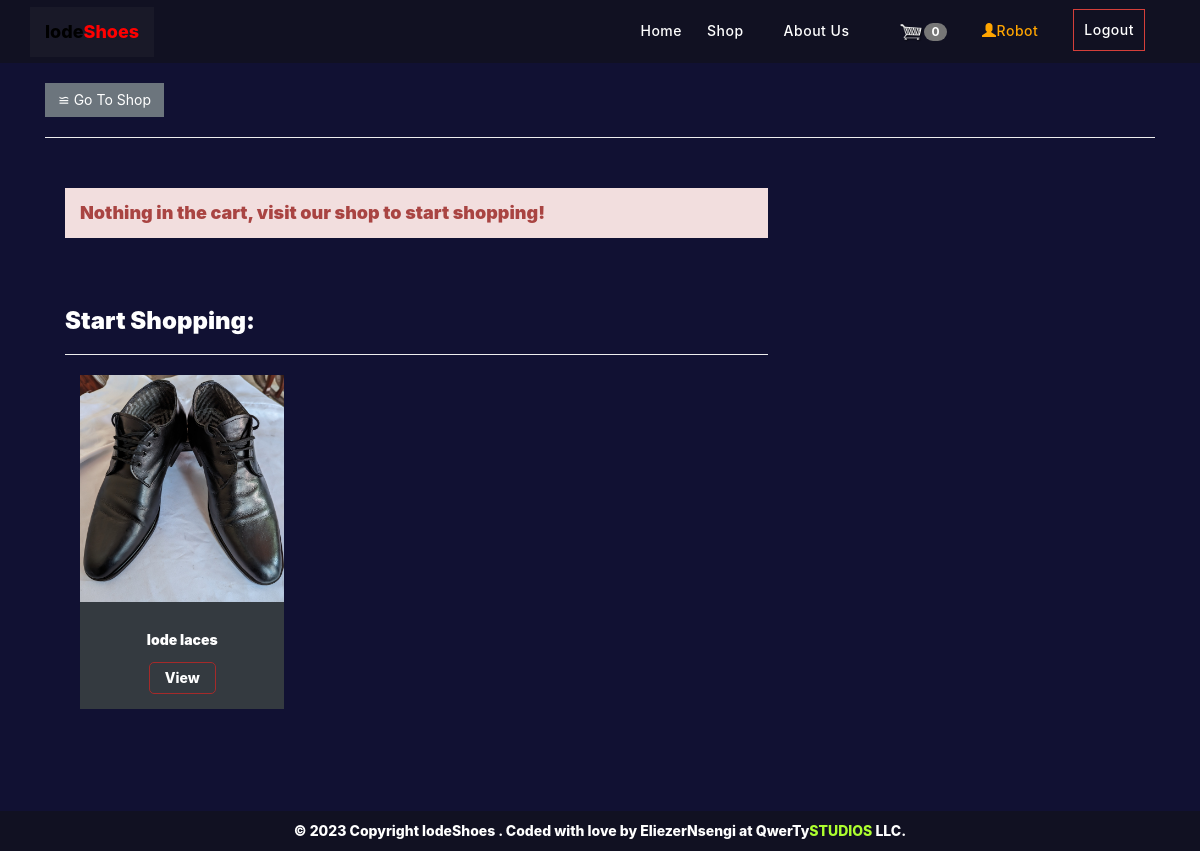
The app's page /checkout (signed in) with its own data.
### MainApp/models.py (models this page shows, shortened)
class Product(models.Model):
    name = models.CharField(max_length=100)
    price = models.IntegerField(default=0)
    qty = models.IntegerField(default=1)
    category = models.ForeignKey(Category, on_delete=models.DO_NOTHING)
    image = models.ImageField(upload_to="products")
    image2 = models.ImageField(upload_to="products", blank=True, null=True)
    image3 = models.ImageField(upload_to="products", blank=True, null=True)
    image4 = models.ImageField(upload_to="products", blank=True, null=True)
    reviews = models.IntegerField(default=0)

### MainApp/views.py (the view)
# urls.py: path("checkout", checkout, name="checkout"),
def checkout(request):
    products = Product.objects.all()[:3]
    client = Client.objects.filter(username=request.user).first()
    carts = Cart.objects.filter(client=client).all()
    cart = Cart.objects.filter(client=client).count()
    total = Cart.objects.filter(client=client).aggregate(Sum("amount"))
    context = {
        "carts": carts,
        "client": client,
        "products": products,
        "cart": cart,
        "title": "checkout | lodeShoes",
        "total": total,
    }
    return render(request, "checkout.html", context)

### MainApp/templates/checkout.html (shortened to what this page needs)
{%extends 'base.html'%}
{%load static %}
{%block content%}
{%include 'header.html'%}
<div class="container">
    <a href='/products' class="btn btn-secondary">&backcong; Go To Shop</a>
  </div>
<div class="container">
    <hr>
    <div class="container-fluid text-center">
        <div class="row content">
            <div class="col-sm-8 text-left">
                {%if not carts %}
                <h4 class="alert-danger" style="padding: 15px;">Nothing in the cart, visit our shop to start shopping!</h4>
                <br>
                <br>
                <h3>Start Shopping:</h3>
                <hr>
                {%for product in products%}
 <div class="col-sm-4 pb-1">
                <div class="product-item bg-dark mb-4">
                    <div class="product-img position-relative overflow-hidden">
                        <a href="/products/{{product.id}}"><img class="img-fluid w-100" src={{product.image.url}} alt=""></a>
                    </div>
                    <div class="text-center py-4">
                         <div class="d-flex align-items-center justify-content-center mt-2">
                            <h5>{{product.name}}</h5>
                        </div>
            <a style="border: 1px solid brown;" class="btn btn-outline-light mt-2 py-2 px-4" href="products/{{product.id}}">View</a>
                    </div>
                </div>
            </div>
{% endfor %}
                {% endif %}
            </div>
        </div>
    </div>
    <br>
</div>
{%endblock%}

### MainApp/templates/header.html (shortened to what this page needs)
{% load static %}
<nav class="navbar navbar-b navbar-trans navbar-expand-md fixed-top" id="mainNav">
    <div class="container">
        <a style="background-color: rgba(94, 90, 90, 0.11);" class="navbar-brand l navbar-left js-scroll" href="/"><span
                class="color-text">lode<span style="color: red;">Shoes</span> </span></a>
        <div class="  navbar-collapse  collapse justify-content-end" id="navbarDefault">
            <ul class="navbar-nav navbar-right">
                <li class="nav-item"> <a class="nav-link l js-scroll active" href="/">Home</a></li>
                <li class="nav-item"> <a class="nav-link l js-scroll ml-2 mr-4" href="/products">Shop</a></li>
                <li class="nav-item"> <a class="nav-link l js-scroll ml-2 mr-4" href="/about">About Us</a></li>
                {% if user.is_authenticated %}
                <li class="nav-item"><a class="nav-link l js-scroll mr-3" href="/checkout"><img width="20" height="20" src="{%static 'images/cart.png'%}" alt="cart-icon" class="cart-icon "><span class="badge badge-pill primary-color">{{cart}} </span></a></li>
                {%if user.username == "admin" %}
                <li class="nav-item"><a class="nav-link l js-scroll ml-2 mr-4" style="color: orange;" href='/admin'><span class="glyphicon glyphicon-user"></span> &nbsp;
                        {{user.username}}</a></li>
                {%else%}
                <li class="nav-item"><a class="nav-link l js-scroll ml-2 mr-4" style="color: orange;" href='/accounts/{{request.user}}/orders'><span
                            class="glyphicon glyphicon-user"></span>{{request.user}}</a></li>
                {%endif%}
                <li class="nav-item ">
                        <button
                        class="nav-link js-scroll btn btn-danger p-3 mt-1 ml-2 show-modal"
                        data-toggle="modal"
                        data-target="#myModal3"
                      >
                        Logout
                      </button></li>
                {%else%}
                <li class="nav-item "><a class="nav-link js-scroll btn btn-primary p-3 mt-1 ml-2"
                        href="/login">Login</a></li>
                <li class="nav-item "><a style="color:black;" class="nav-link js-scroll btn btn-default p-3 mt-1 ml-2"
                        href="/register">Sign Up</a></li>
                {% endif %}
            </ul>
        </div>
    </div>
</nav>

### static/navbar.css (style rules this page uses)
.navbar-b { transition: all 0.5s ease-in-out; }
.navbar-b.navbar-trans .nav-item, .navbar-b.navbar-reduce .nav-item { position: relative; padding-right: 10px; padding-left: 0; }
.navbar-b.navbar-trans .nav-link, .navbar-b.navbar-reduce .nav-link { color: #fff; text-transform: capitalize; font-weight: 500; font-size: 14px; letter-spacing: 0.5px; }
.navbar-b.navbar-trans .show > .nav-link, .navbar-b.navbar-trans .active > .nav-link, .navbar-b.navbar-trans .nav-link.show, .navbar-b.navbar-trans .nav-link.active { color: #fff; }

### static/css/main.css (style rules this page uses)
body { min-height: 100vh; position: relative; margin: 0; padding-bottom: 100px; box-sizing: border-box; background-color: rgb(171, 184, 197); }
.container { font-family: -apple-system, BlinkMacSystemFont, "Segoe UI", Roboto, Oxygen, Ubuntu, Cantarell, "Open Sans", "Helvetica Neue", sans-serif !important; }
.navbar { background: #112 !important; border-radius: 0 !important; font-weight: 800 !important; }
a { color: black; }
h1, h2, h3, h4, h5, h6, label { color: white; font-weight: 900; }
.cart-icon { width: 25px; display: inline-block; margin-left: 15px; }
.btn { border-radius: 0; }
.btn-outline-light { border-radius: 5px; border: none; color: white; font-weight: 800; }
.row { padding: 5px; margin-top: 15px !important; }
body { font-family: -apple-system, BlinkMacSystemFont, "Segoe UI", Roboto, Oxygen, Ubuntu, Cantarell, "Open Sans", "Helvetica Neue", sans-serif; }

### MainApp/templates/header.html (style rules this page uses)
button { background-color: #112 !important; }
.navbar-brand { outline: none; animation: animated 5s linear infinite; }

### MainApp/templates/checkout.html (style rules this page uses)
body { background: #113;; }

### records on screen
Product: image (picture), name "lode laces"

### other values on screen
{{ cart }} "0"
{{ request.user }} "Robot"
